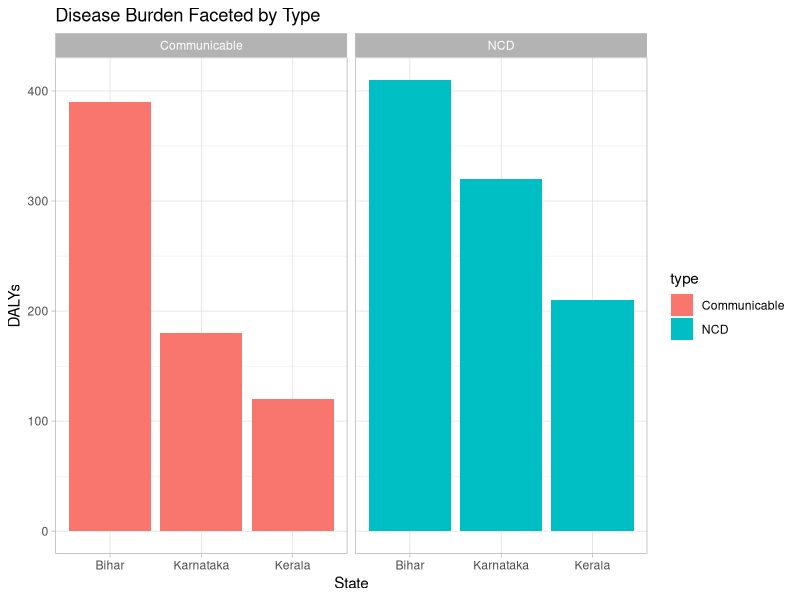

Write the R code that produced this figure.
# Faceted Plot for Disaggregated Burdens
library(tidyverse)

df <- tibble(
  state = rep(c("Karnataka", "Bihar", "Kerala"), each = 2),
  type = rep(c("NCD", "Communicable"), times = 3),
  burden = c(320, 180, 410, 390, 210, 120)
)

ggplot(df, aes(x = state, y = burden, fill = type)) +
  geom_col() +
  facet_wrap(~type) +
  labs(title = "Disease Burden Faceted by Type", x = "State", y = "DALYs") +
  theme_light()